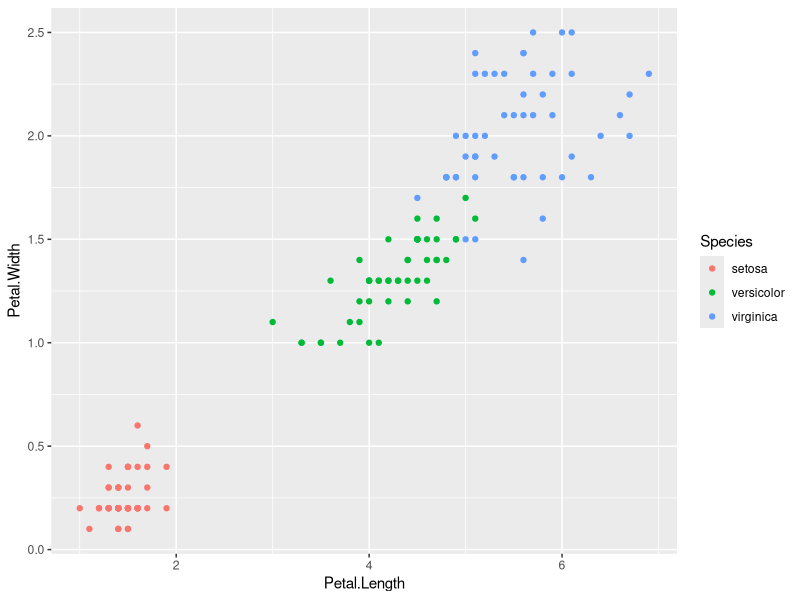
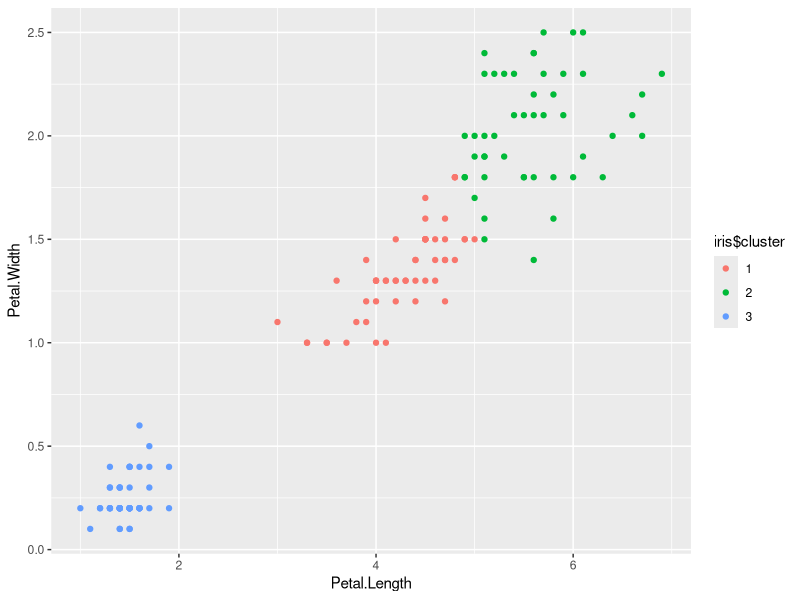

Here is the R script that generated these plots, in order:
library(datasets)
head(iris)

library(ggplot2)
ggplot(iris, aes(x = Petal.Length, y = Petal.Width, color = Species)) + geom_point()


set.seed(20)
# for clustering we use only Petal.Length and Petal.Width
irisCluster <- kmeans(iris[, 3:4], 3, nstart = 20)
irisCluster

# compare (3 -setosa, 2 -virginica, 1 -versicolor)
table(irisCluster$cluster, iris$Species)


iris$cluster <- as.factor(irisCluster$cluster)
ggplot(iris, aes(Petal.Length, Petal.Width, color = iris$cluster)) + geom_point()








